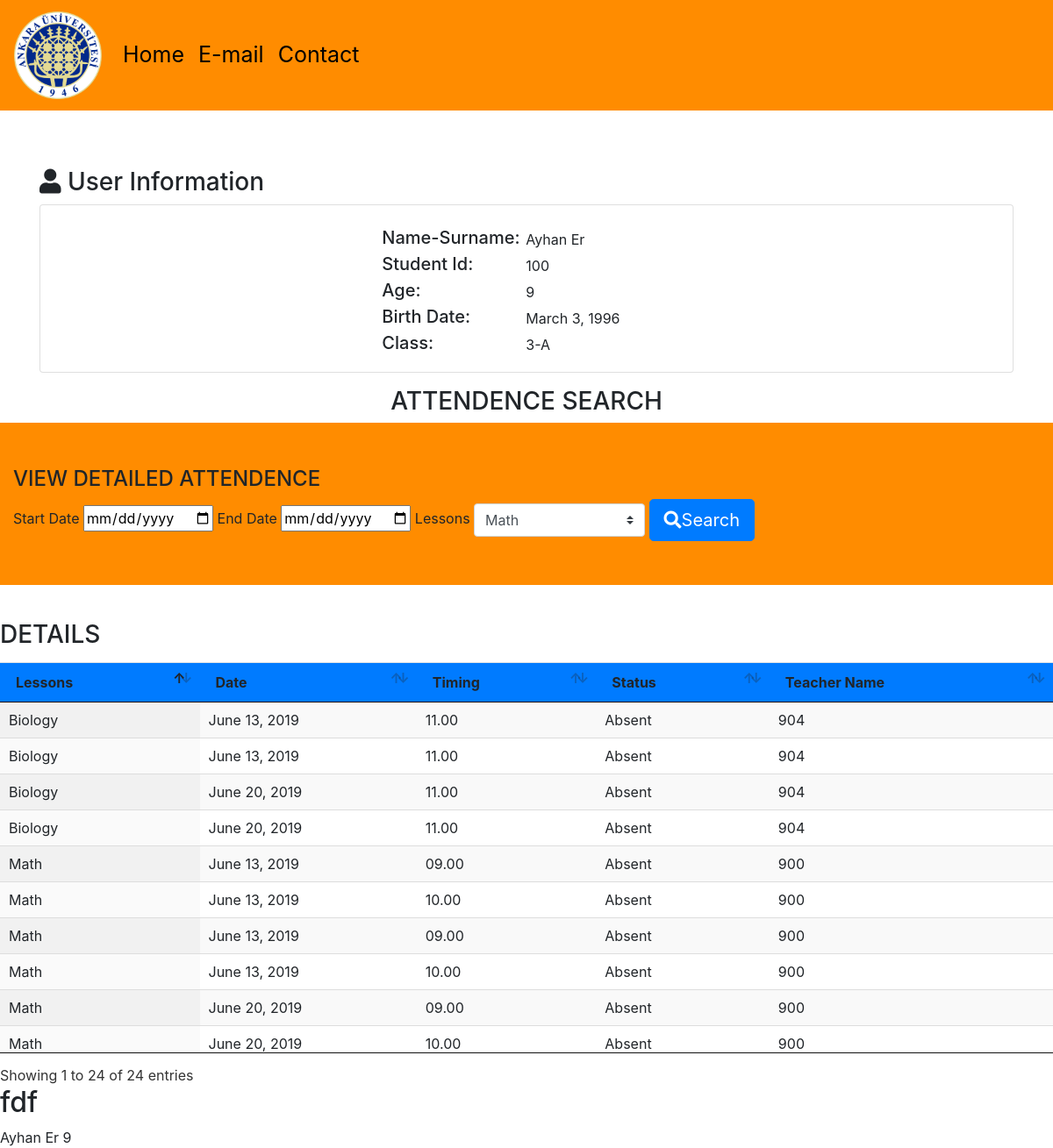
Page /pages/100/ on the committed database.
### pages/models.py (models this page shows, shortened)
class Student(models.Model):
    user = models.OneToOneField(User, on_delete=models.CASCADE)
    classroom = models.CharField(max_length=7, blank=True)
    age = models.CharField(max_length=3, blank=True)
    birth_date = models.DateField(null=True, blank=True)

class Attendance(models.Model):
    student_id = models.CharField(max_length=20, null=True, blank=True)
    teacher_id = models.CharField(max_length=20, null=True, blank=True)
    lessons = models.CharField(max_length=15, null=True, blank=True)
    classroom = models.CharField(max_length=7, null=True, blank=True)
    attendance_date = models.DateField(null=True, blank=True)
    timing = models.CharField(max_length=20, null=True, blank=True)
    status = models.CharField(max_length=15, null=True, blank=True)

### pages/views.py (the view)
# urls.py: url(r'^(?P<username>[0-9]+)/$', views.detail, name='detail'),
def detail(request, username):
    attendance_list = Attendance.objects.all()
    attendance_list1 = Attendance.objects.all()
    start_date = request.GET.get('sd')
    finish_date =request.GET.get('fd')
    start_date1 = request.GET.get('sd1')
    finish_date1 = request.GET.get('fd1')
    select_lesson = request.GET.get('sl')
    select_classroom = request.GET.get('cl')
    if start_date1 and finish_date1 and select_classroom:
        attendance_list1 = attendance_list1.filter(attendance_date__range=[start_date1, finish_date1], teacher_id=username, classroom=select_classroom)
    if start_date and finish_date or select_lesson:
        attendance_list = attendance_list.filter(attendance_date__range=[start_date, finish_date], lessons=select_lesson, student_id=username)
    try:
        users = User.objects.get(username=username)
    except User.DoesNotExist:
        raise Http404("Student doesnt not exist")
    return render(request, 'detail.html', {'users': users, 'attendance_list': attendance_list, 'attendance_list1': attendance_list1 })

### templates/detail.html (shortened to what this page needs)
{% extends 'base.html'%}
{%load static%}
{% block body %}
{% if users.student %}
    <div class="container information">
		<h3><i class="fas fa-user"></i> User Information</h3>
		<div class="card mb-3" >
		  	<div class="row no-gutters">
		    	<div class="col-md-4">
		    	</div>
		    	<div class="col-md-8">
		      		<div class="card-body">
						<ul class="nav flex-column">
						  	<li class="nav-item">
						    	<div class="section col-md-6">
		        					<h5 class="title">Name-Surname:</h5>
		        					<span class="inf">{{users.first_name}} {{users.last_name}}</span>
		        				</div>
						 	</li>
						  	<li class="nav-item">
						    	<div class="section col-md-6">
		        					<h5 class="title">Student Id:</h5>
		        					<span class="inf">{{users.username}}</span>
		        				</div>
						 	</li>
						 	<li class="nav-item">
						    	<div class="section col-md-6">
		        					<h5 class="title">Age:</h5>
		        					<span class="inf">{{users.student.age}}</span>
		        				</div>
						  	</li>
						  	<li class="nav-item">
						   		<div class="section col-md-6">
		        					<h5 class="title">Birth Date:</h5>
		        					<span class="inf">{{users.student.birth_date}}</span>
		        				</div>
						  	</li>
						  	<li class="nav-item">
						   		<div class="section col-md-6">
		        					<h5 class="title">Class:</h5>
		        					<span class="inf">{{users.student.classroom}}</span>
		        				</div>
						  	</li>
						</ul>
		    	</div>
		    </div>
		</div>
	</div>
    </div>
    <div class="attendence ">
		<h3 class="title">ATTENDENCE SEARCH</h3>
		<div class="search  container-fluid">
			<h4>VIEW DETAILED ATTENDENCE</h4>
            <form method="GET">
                <label>Start Date</label>
                <input name="sd" value="{{request.GET.sd}}" type="date" placeholder="YYYY-MM-DD">
                <label>End Date</label>
                <input name="fd" value="{{request.GET.fd}}" type="date" placeholder="YYYY-MM-DD">
                <label>Lessons</label>
                <select name="sl" value="{{request.GET.sl}}"  class="custom-select col-lg-2 col-xl-2">
					<option>Math</option>
                </select>
                <button class="btn btn-lg btn-primary" type="submit"><i class="fas fa-search"></i>Search
            </form>
		</div>
		<h3>DETAILS</h3>
		<table id="example" class="table display bg-primary">
			<thead>
				<tr>
					<th scope="col">Lessons</th>
					<th scope="col">Date</th>
					<th scope="col">Timing</th>
					<th scope="col">Status</th>
					<th scope="col">Teacher Name</th>
				</tr>
			</thead>
			<tbody>
            {% for attendance in attendance_list %}
				<tr>
					<td>{{attendance.lessons}}</td>
					<td>{{attendance.attendance_date}}</td>
					<td>{{attendance.timing}}</td>
					<td>{{attendance.status}}</td>
					<td>{{attendance.teacher_id}}</td>
				</tr>
            {% endfor %}
			</tbody>
		</table>
	</div>
{% endif %}
    <h2>fdf</h2>
    {{users.first_name}}
    {{users.last_name}}
    {{users.student.age}}
{% endblock %}

### static/css/theme.css (style rules this page uses)
:root { --input-padding-x: 1.5rem; --input-padding-y: .75rem; }
.attendence .title { text-align: center; }
.information { margin-top: 65px; }
.information .card-body .nav-item { margin-bottom: 10px; }
.section { position: relative; padding: 10px; }
.section .title { position: absolute; top: 5px; left: 0px; }
.section .inf { position: absolute; top: 7px; left: 164px; }
.search { margin-bottom: 40px; padding: 50px; background-color: #FF8C00; }

### static/css/all.css (style rules this page uses)
.fa,.fab,.fal,.far,.fas { -moz-osx-font-smoothing:grayscale;-webkit-font-smoothing:antialiased;display:inline-block;font-style:normal;font-variant:normal;text-rendering:auto;line-height:1 }
.fa-search:before { content:"\f002" }
.fa-user:before { content:"\f007" }
.fa,.far,.fas { font-family:"Font Awesome 5 Free" }
.fa,.fas { font-weight:900 }

### rows in the picture
Attendance: lessons "Math", attendance_date "June 13, 2019", timing "09.00", status "Absent", teacher_id "900"
Attendance: lessons "Math", attendance_date "June 13, 2019", timing "10.00", status "Absent", teacher_id "900"
Attendance: lessons "Math", attendance_date "June 13, 2019", timing "09.00", status "Absent", teacher_id "900"
Attendance: lessons "Math", attendance_date "June 13, 2019", timing "10.00", status "Absent", teacher_id "900"
Attendance: lessons "Biology", attendance_date "June 13, 2019", timing "11.00", status "Absent", teacher_id "904"
Attendance: lessons "Biology", attendance_date "June 13, 2019", timing "11.00", status "Absent", teacher_id "904"
Attendance: lessons "Math", attendance_date "June 20, 2019", timing "09.00", status "Absent", teacher_id "900"
Attendance: lessons "Math", attendance_date "June 20, 2019", timing "10.00", status "Absent", teacher_id "900"
Attendance: lessons "Biology", attendance_date "June 20, 2019", timing "11.00", status "Absent", teacher_id "904"
Attendance: lessons "Biology", attendance_date "June 20, 2019", timing "11.00", status "Absent", teacher_id "904"

### other values in the picture
{{ users.first_name }} "Ayhan"
{{ users.last_name }} "Er"
{{ users.username }} "100"
{{ users.student.age }} "9"
{{ users.student.birth_date }} "March 3, 1996"
{{ users.student.classroom }} "3-A"
